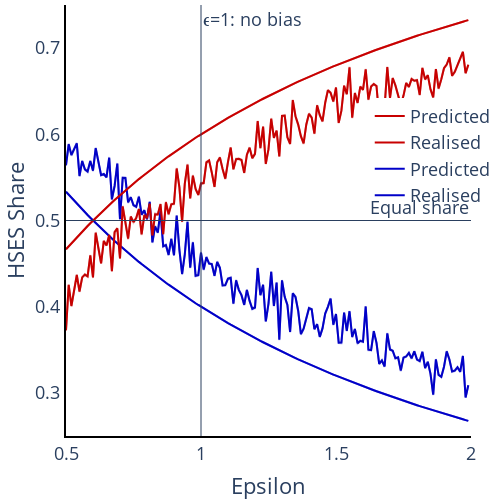

Notebook code cell kept with this figure:
### Markdown cell above
### Epsilon HSES Share

### Code cell
HSESL_epsilon_rho125 = plotly_lines.plot_MTO_sim_results(plotly_lines(), data=df_eps[df_eps['rho'] == 1.25], x_var='epsilon', y_var='H_Share_L', x_range=[0.5,2], y_range=[0,1], x_title='Epsilon', y_title='Exposure', with_predicted=True, colors=['rgba(0,0,200,1)', 'rgba(0,0,200,1)'], legend_text='Low')

HSESH_epsilon_rho125 = plotly_lines.plot_MTO_sim_results(plotly_lines(), data=df_eps[df_eps['rho'] == 1.25], x_var='epsilon', y_var='H_Share_H', x_range=[0.5,2], y_range=[0,1], x_title='Epsilon', y_title='Exposure', with_predicted=True, colors=['rgba(200,0,0,1)', 'rgba(200,0,0,1)'], legend_text='High')


fig_HSES_epsilon = go.Figure(data = HSESL_epsilon_rho125.data + HSESH_epsilon_rho125.data)

fig_HSES_epsilon.update_layout(
    title = None, 
    font=dict(size = 18),
    xaxis_title = 'Epsilon', 
    yaxis_title = 'HSES Share',
    width = 500, height = 500,
    showlegend = True, 
    legend=dict(x=0.75,y=0.65),
    legend_title_text = '',
    xaxis_range = [0.5,2],
    yaxis_range = [0.25,0.75],
    margin=dict(b=5,l=5,r=5,t=5),
    xaxis = dict(showgrid = False, showline = True, linecolor = 'rgb(0,0,0)', linewidth = 2), 
    yaxis = dict(showgrid = False, showline = True, linecolor = 'rgb(0,0,0)', linewidth = 2),
    plot_bgcolor='rgba(0,0,0,0)')


fig_HSES_epsilon.add_hline(y=0.5, line_width=1, annotation_text = 'Equal share')
fig_HSES_epsilon.add_vline(x=1, line_width=1, annotation_text = 'ϵ=1: no bias')

### Figure 1 — Plotly figure (JSON) as saved in the notebook; plotly's stock layout.template omitted (floating-point values rounded to 4 significant figures; data arrays with more than 128 entries replaced by an {"elided": "..."} marker saying what was removed)
{"data": [{"line": {"color": "rgba(0,0,200,1)", "width": 2}, "mode": "lines", "name": "Realised", "showlegend": true, "type": "scatter", "x": {"elided": "150 float values"}, "y": {"elided": "150 float values"}}, {"line": {"color": "rgba(0,0,200,0.25)", "width": 2}, "mode": "lines", "showlegend": false, "type": "scatter", "x": {"elided": "150 float values"}, "y": {"elided": "150 float values"}}, {"fill": "tonexty", "fillcolor": "rgba(68, 68, 68, 0.2)", "line": {"color": "rgba(0,0,200,0.25)", "width": 2}, "mode": "lines", "showlegend": false, "type": "scatter", "x": {"elided": "150 float values"}, "y": {"elided": "150 float values"}}, {"line": {"color": "rgba(0,0,200,1)", "width": 2}, "mode": "lines", "name": "Predicted", "showlegend": true, "type": "scatter", "x": {"elided": "150 float values"}, "y": {"elided": "150 float values"}}, {"line": {"color": "rgba(0,0,200,0.25)", "width": 2}, "mode": "lines", "showlegend": false, "type": "scatter", "x": {"elided": "150 float values"}, "y": {"elided": "150 float values"}}, {"fill": "tonexty", "fillcolor": "rgba(68, 68, 68, 0.2)", "line": {"color": "rgba(0,0,200,0.25)", "width": 2}, "mode": "lines", "showlegend": false, "type": "scatter", "x": {"elided": "150 float values"}, "y": {"elided": "150 float values"}}, {"line": {"color": "rgba(200,0,0,1)", "width": 2}, "mode": "lines", "name": "Realised", "showlegend": true, "type": "scatter", "x": {"elided": "150 float values"}, "y": {"elided": "150 float values"}}, {"line": {"color": "rgba(200,0,0,0.25)", "width": 2}, "mode": "lines", "showlegend": false, "type": "scatter", "x": {"elided": "150 float values"}, "y": {"elided": "150 float values"}}, {"fill": "tonexty", "fillcolor": "rgba(68, 68, 68, 0.2)", "line": {"color": "rgba(200,0,0,0.25)", "width": 2}, "mode": "lines", "showlegend": false, "type": "scatter", "x": {"elided": "150 float values"}, "y": {"elided": "150 float values"}}, {"line": {"color": "rgba(200,0,0,1)", "width": 2}, "mode": "lines", "name": "Predicted", "showlegend": true, "type": "scatter", "x": {"elided": "150 float values"}, "y": {"elided": "150 float values"}}, {"line": {"color": "rgba(200,0,0,0.25)", "width": 2}, "mode": "lines", "showlegend": false, "type": "scatter", "x": {"elided": "150 float values"}, "y": {"elided": "150 float values"}}, {"fill": "tonexty", "fillcolor": "rgba(68, 68, 68, 0.2)", "line": {"color": "rgba(200,0,0,0.25)", "width": 2}, "mode": "lines", "showlegend": false, "type": "scatter", "x": {"elided": "150 float values"}, "y": {"elided": "150 float values"}}], "layout": {"annotations": [{"showarrow": false, "text": "Equal share", "x": 1, "xanchor": "right", "xref": "x domain", "y": 0.5, "yanchor": "bottom", "yref": "y"}, {"showarrow": false, "text": "ϵ=1: no bias", "x": 1, "xanchor": "left", "xref": "x", "y": 1, "yanchor": "top", "yref": "y domain"}], "font": {"size": 18}, "height": 500, "legend": {"title": {"text": ""}, "x": 0.75, "y": 0.65}, "margin": {"b": 5, "l": 5, "r": 5, "t": 5}, "plot_bgcolor": "rgba(0,0,0,0)", "shapes": [{"line": {"width": 1}, "type": "line", "x0": 0, "x1": 1, "xref": "x domain", "y0": 0.5, "y1": 0.5, "yref": "y"}, {"line": {"width": 1}, "type": "line", "x0": 1, "x1": 1, "xref": "x", "y0": 0, "y1": 1, "yref": "y domain"}], "showlegend": true, "title": {}, "width": 500, "xaxis": {"linecolor": "rgb(0,0,0)", "linewidth": 2, "range": [0.5, 2], "showgrid": false, "showline": true, "title": {"text": "Epsilon"}}, "yaxis": {"linecolor": "rgb(0,0,0)", "linewidth": 2, "range": [0.25, 0.75], "showgrid": false, "showline": true, "title": {"text": "HSES Share"}}}}
